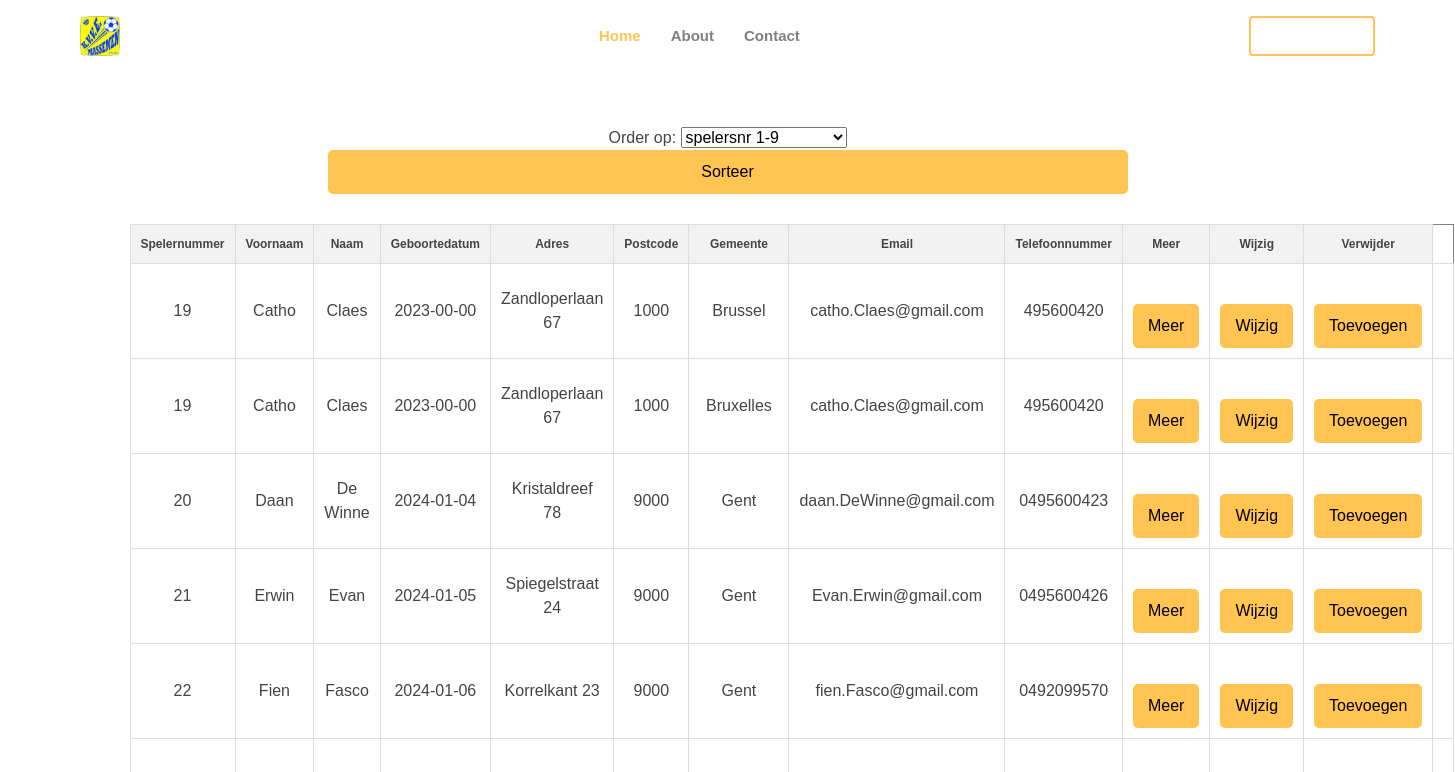
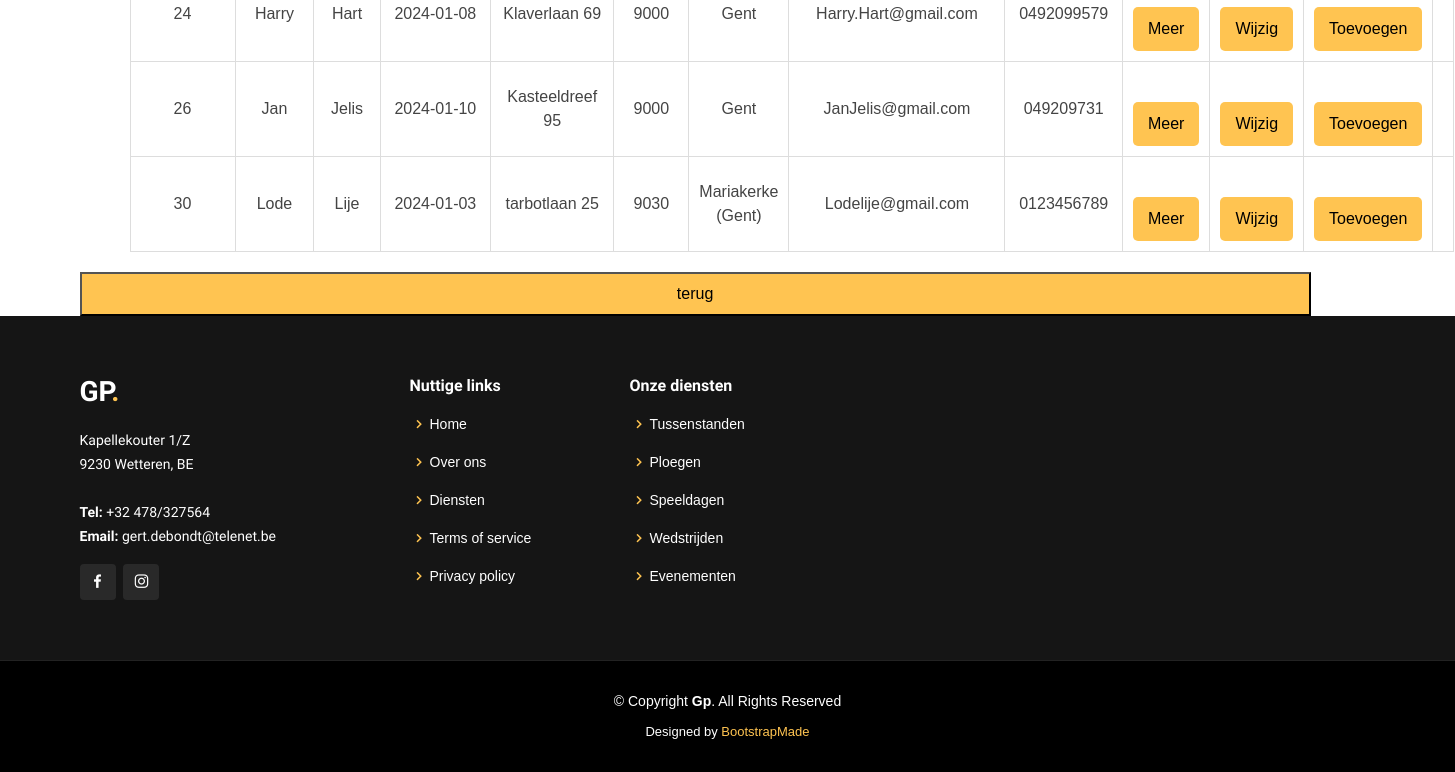
The app's page /Gp_02/Gp/toevoegen.php, older data (2 pictures, top to bottom).
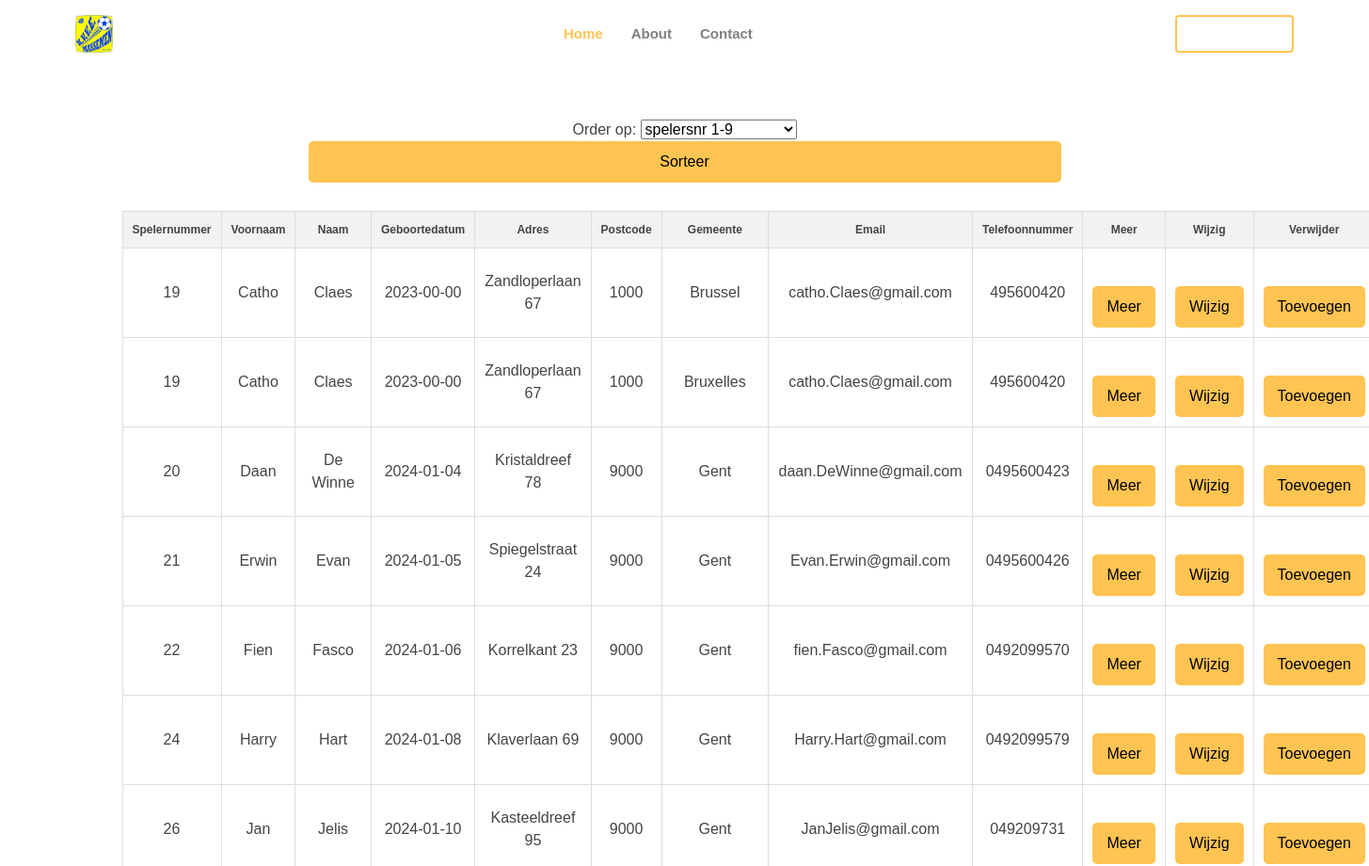
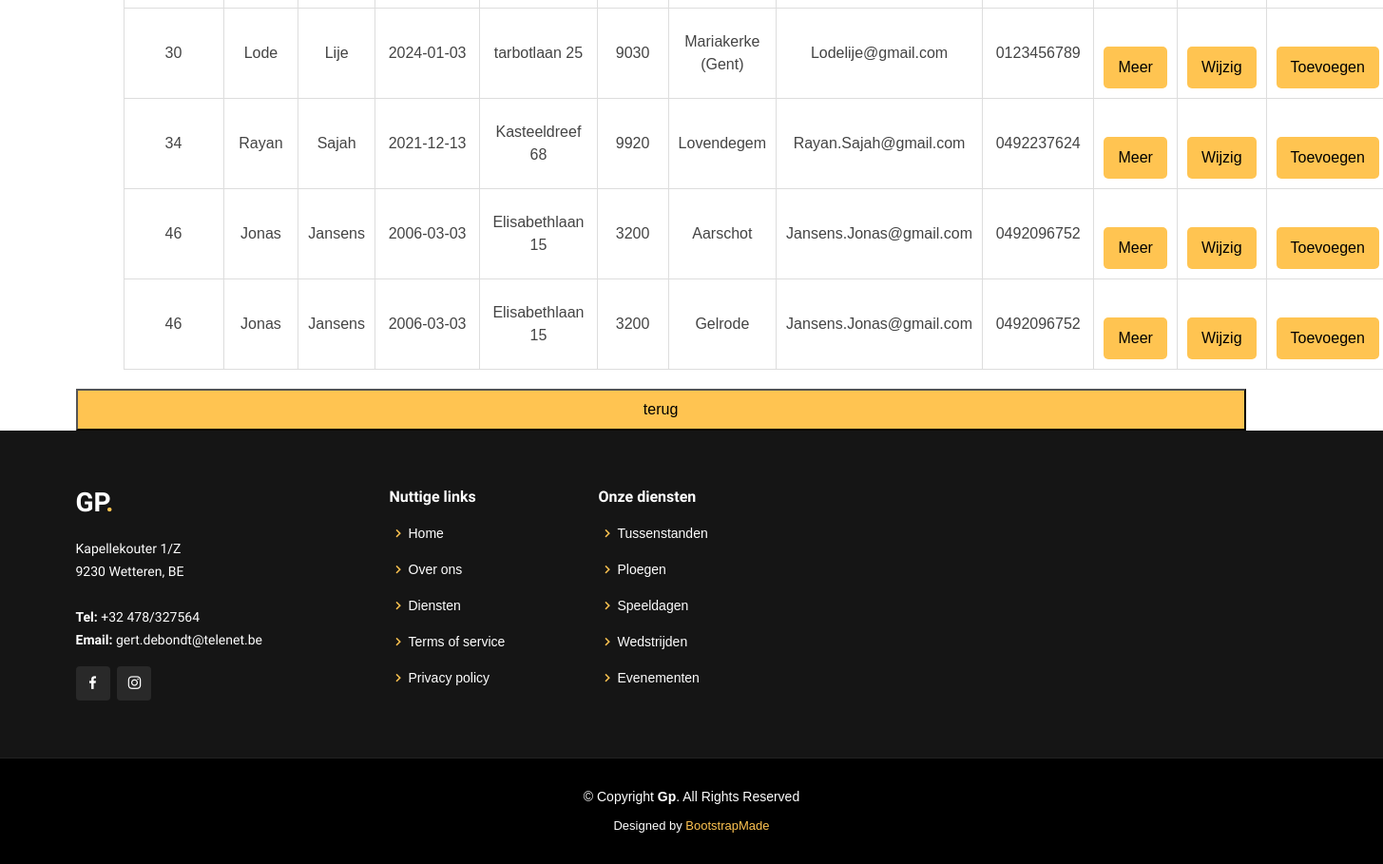
The same page, newer data (2 pictures, top to bottom).
### tables this page shows
CREATE TABLE `tblspelers` (
  `spelernr` int(11) NOT NULL,
  `naam` text NOT NULL,
  `voornaam` text NOT NULL,
  `geboortedatum` date DEFAULT NULL,
  `adres_speler` text,
  `postcode_speler` int(11) DEFAULT NULL,
  `email` text,
  `telefoonnummer_speler` text,
  `adres_moeder` text,
  `postcode_moeder` int(11) DEFAULT NULL,
  `email_moeder` text,
  `telefoonnummer_moeder` text,
  `adres_vader` text,
  `postcode_vader` int(11) DEFAULT NULL,
  `email_vader` text,
  `telefoonnummer_vader` text,
  `wie_eerst_te_verwittigen` text,
  `medische_toelichting` text,
  `bondsnummer` int(11) DEFAULT NULL,
  `toelichting` text,
  `actief` tinyint(1) DEFAULT NULL
);

CREATE TABLE `tblpostcode` (
  `PostcodeId` int(11) NOT NULL,
  `postcode` varchar(8) NOT NULL,
  `gemeente` varchar(255) NOT NULL,
  `UCGemeente` varchar(255) NOT NULL
);

### Gp_02/Gp/toevoegen.php (the view, shortened to what the changed rows need)
<!DOCTYPE html>
<html lang="en">
<head>
  <link href="assets/vendor/aos/aos.css" rel="stylesheet">
  <link href="assets/vendor/bootstrap/css/bootstrap.min.css" rel="stylesheet">
  <link href="assets/vendor/bootstrap-icons/bootstrap-icons.css" rel="stylesheet">
  <link href="assets/vendor/boxicons/css/boxicons.min.css" rel="stylesheet">
  <link href="assets/vendor/glightbox/css/glightbox.min.css" rel="stylesheet">
  <link href="assets/vendor/remixicon/remixicon.css" rel="stylesheet">
  <link href="assets/vendor/swiper/swiper-bundle.min.css" rel="stylesheet">
  <link href="assets/css/style.css" rel="stylesheet">
  <link href="assets/css/styleoverzicht.css" rel="stylesheet">
</head>
<body>
<header id="header" class="fixed-top ">
    <div class="container d-flex align-items-center justify-content-lg-between">
      <h1 class="logo me-auto me-lg-0"><a href="index.php"><img src="assets/img/favicon.jpg"></a></h1>
    </div>
  </header>
  <main id="main">
    <div class="container">
  <?php
    $mysqli= new MySQLi ("localhost","root","","voetbalclubphp");
    if(mysqli_connect_errno()) {trigger_error('Fout bij verbinding: '.$mysqli->error); }
    else{
        if(isset($_GET['sortBy'])){
          $sortBy = $_GET['sortBy'];
        }else{
          $sortBy = 'spelernr';
        }
        $sql= "SELECT s.*,p.gemeente from tblspelers s INNER JOIN tblpostcode p ON s.postcode_speler = p.postcode ORDER BY $sortBy ASC";
        if($stmt = $mysqli->prepare($sql)){
            if(!$stmt->execute()){
                echo "Het uitvoeren van de query is mislukt: '.$stmt->error.' in query: ".$sql;
            }else{
                $stmt->bind_result($spelersnr,$naam,$voornaam,$datum,$adres1,$postcode1,$email1,$tel1,$adres2,$postcode2,$email2, $tel2, $adres3, $postcode3, $email3,$tel3, $contactfirst, $medische_toelichting,$bondsnummer, $toelichting,$actief,$gemeente);
                echo "<div><table border='1' style='margin-left: 50px'> <tr><th>Spelernummer</th><th>Voornaam</th><th>Naam</th><th>Geboortedatum</th><th>Adres</th><th>Postcode</th><th>Gemeente</th><th>Email</th><th>Telefoonnummer</th><th>Meer</th><th>Wijzig</th><th>Verwijder</th>
                </tr>";
                while ($stmt->fetch()) {
                  $id = $spelersnr;
                    echo "<tr><td>" . $spelersnr . "</td><td>" . $voornaam . "</td><td>" . $naam . "</td><td>" . $datum . "</td><td>" . $adres1 . "</td><td>" . $postcode1 . "</td><td>".$gemeente."</td><td>". $email1 . "</td><td>" . $tel1 . "</td><td style='text-align: center;'>";
                    ?>
                    <form name='Meer' method='post' action='meer_info.php?actiemeerinfo&spelerid=<?php echo $id;?>'><input style="margin: auto;" type='submit' name='Meer' id='Meer' value='Meer'></form>
                    <?php echo "</td><td tyle='text-align: center;'>";
                    ?>
                      <form name='Wijzigen' method='post' action='updatepage.php?actieverander&spelerid=<?php echo $id;?>'><input style="margin: auto  ;"type='submit' name='update' id='update' value='Wijzig'></form>
                    <?php echo "</td><td tyle='text-align: center;'>";
                    ?>
                      <form name='toevoegen' method='post' action='verwijder.php?actiemeerinfo&spelerid=<?php echo $id;?>'><input style="margin: auto;" type='submit' name='Toevoegen' id='Toevoegen' value='Toevoegen'></form>
                    <?php echo "</td><td></tr>";
                }
                echo "</table></div>";
        }
    }
  }
?>
</div>
</main>
</body>
</html>

Row changes from the older to the newer data that the page shows:
added tblspelers: spelernr "34", voornaam "Rayan", naam "Sajah", geboortedatum "2021-12-13", adres_speler "Kasteeldreef 68", postcode_speler "9920", tblpostcode.gemeente "Lovendegem", email "Rayan.Sajah@gmail.com", telefoonnummer_speler "0492237624"
added tblspelers: spelernr "46", voornaam "Jonas", naam "Jansens", geboortedatum "2006-03-03", adres_speler "Elisabethlaan 15", postcode_speler "3200", tblpostcode.gemeente "Aarschot", email "Jansens.Jonas@gmail.com", telefoonnummer_speler "0492096752", tblpostcode.gemeente "Gelrode"
